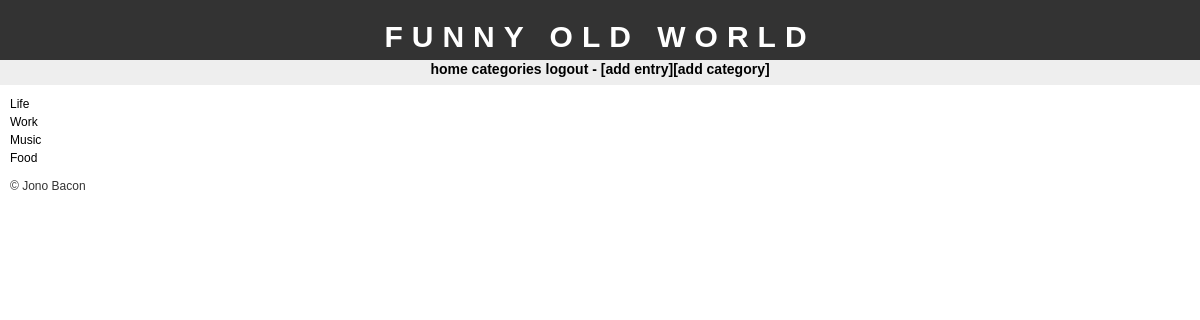
Page /viewcat.php (signed in) on the committed database.
### tables this page shows
CREATE TABLE IF NOT EXISTS `categories` (
  `id` tinyint(4) NOT NULL AUTO_INCREMENT,
  `cat` varchar(20) NOT NULL,
  PRIMARY KEY (`id`)
);

### viewcat.php (the view)
<?php
require("config.php");
$error = 0;
if(isset($_GET['id']) == TRUE) {
	if(is_numeric($_GET['id']) == FALSE) {
		$error = 1;
	}
	if($error == 1) {
		header("Location: " . $config_basedir . "/viewcat.php");
	}
	else {
		$validcat = $_GET['id'];
	}
}
else {
	$validcat = 0;
}
require("header.php");
$sql = "SELECT * FROM categories";
$result = mysql_query($sql);
while($row = mysql_fetch_assoc($result)) {
	if($validcat == $row['id']) {
		echo "<strong>" . $row['cat'] . "</strong><br />";
		$entriessql = "SELECT * FROM entries WHERE cat_id = " . $validcat . " ORDER BY dateposted DESC;";
		$entriesres = mysql_query($entriessql);
		$numrows_entries = mysql_num_rows($entriesres);
		echo "<ul>";
		if($numrows_entries == 0) {
			echo "<li>No entries!</li>";
		}
		else {
			while($entriesrow = mysql_fetch_assoc($entriesres)) {
				echo "<li>" . date("D jS F Y g.iA", strtotime($entriesrow	['dateposted'])) . " - <a href='viewentry.php?id=" . $entriesrow['id'] . "'>" . $entriesrow['subject'] ."</a></li>";
			}
		}
		echo "</ul>";
	}
	else {
		echo "<a href='viewcat.php?id=" . $row['id'] . "'>" . $row['cat'] . "</a><br />";
	}
}
require("footer.php");
?>

### stylesheet.css (style rules this page uses)
body { font-family: "trebuchet ms", verdana, sans-serif; font-size: 12px; line-height: 1.5em; color: #333; background: #ffffff; margin: 0; padding: 0; text-align: center; width: 100%; }
a:link { text-decoration: none; color: #000; }

### rows in the picture
categories: cat "Life"
categories: cat "Work"
categories: cat "Music"
categories: cat "Food"

### other values in the picture
$config_blogname "FUNNY OLD WORLD"
$config_author "Jono Bacon"
